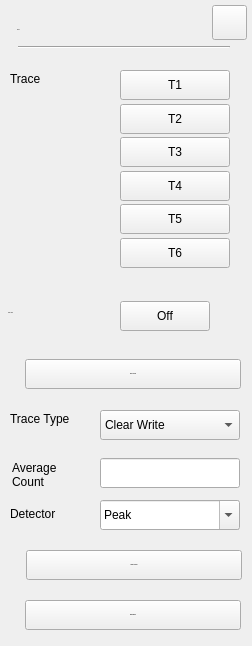
 <widget class="QWidget" name="RtSa_Dialog_TraceSetup">
  <property name="geometry">
   <rect>
    <x>0</x>
    <y>0</y>
    <width>252</width>
    <height>646</height>
   </rect>
  </property>
  <property name="windowTitle">
   <string>Form</string>
  </property>
  <property name="styleSheet">
   <string notr="true">#RtSa_Dialog_TraceSetup[status  = &quot;indoor&quot;]
#pb_TR1,
#pb_TR2,
#pb_TR3,
#pb_TR4,
#pb_TR5,
#pb_TR6
{
	font:75 13px &quot;Arial&quot;;
	font-weight:bold;
	text-align:left;
	padding-left:10px;
	color:rgb(131, 131, 131);
	border-style:flat;
background-image: url(:/rtsa/image/btn_mkr_nor.png);
}
#RtSa_Dialog_TraceSetup[status  = &quot;outdoor&quot;]
#pb_TR1,
#pb_TR2,
#pb_TR3,
#pb_TR4,
#pb_TR5,
#pb_TR6
{
	font:75 13px &quot;Arial&quot;;
	font-weight:bold;
	text-align:left;
	padding-left:10px;
	color:rgb(0, 0, 0);
	border-style:flat;
background-image: url(:/rtsa/image/outdoor/btn_mkr_nor.png);
}
#RtSa_Dialog_TraceSetup[status  = &quot;night&quot;]
#pb_TR1,
#pb_TR2,
#pb_TR3,
#pb_TR4,
#pb_TR5,
#pb_TR6
{
	font:75 13px &quot;Arial&quot;;
	font-weight:bold;
	text-align:left;
	padding-left:10px;
	color:rgb(131, 131, 131);
	border-style:flat;
background-image: url(:/rtsa/image/btn_mkr_nor.png);
}


#RtSa_Dialog_TraceSetup[status  = &quot;indoor&quot;]
#pb_TR1:checked,
#pb_TR2:checked,
#pb_TR3:checked,
#pb_TR4:checked,
#pb_TR5:checked,
#pb_TR6:checked
{
	color:rgb(87, 87, 87);
	background-image: url(:/rtsa/image/btn_mkr_click.png);
}

#RtSa_Dialog_TraceSetup[status  = &quot;outdoor&quot;]
#pb_TR1:checked,
#pb_TR2:checked,
#pb_TR3:checked,
#pb_TR4:checked,
#pb_TR5:checked,
#pb_TR6:checked
{
	color:rgb(87, 87, 87);
	background-image: url(:/rtsa/image/btn_mkr_click.png);
}


#RtSa_Dialog_TraceSetup[status  = &quot;night&quot;]
#pb_TR1:checked,
#pb_TR2:checked,
#pb_TR3:checked,
#pb_TR4:checked,
#pb_TR5:checked,
#pb_TR6:checked
{
	color:rgb(87, 87, 87);
	background-image: url(:/rtsa/image/btn_mkr_click.png);
}




/*******************indoor**********************/
#RtSa_Dialog_TraceSetup[status = &quot;indoor&quot;]
#widget
{
	background-color:rgba(211,211,211,0.9);
}
#RtSa_Dialog_TraceSetup[status = &quot;indoor&quot;]
#widget&gt;QLabel
{
	font: 75 13px &quot;Arial&quot;;
	color:rgba(46,46,46,1);
}
#RtSa_Dialog_TraceSetup[status = &quot;indoor&quot;]
#widget&gt;#lblTitle
{
	font: 75 20px &quot;Arial&quot;;
	color:rgba(46,46,46,1);
	line-height:23px;
	font-weight:bold;
}
#RtSa_Dialog_TraceSetup[status = &quot;indoor&quot;]
#line
{
	background-color:rgba(46,46,46,1);
}
#RtSa_Dialog_TraceSetup[status = &quot;indoor&quot;]
QComboBox
{
	font: 75 13px &quot;Arial&quot;;
	font-weight:bold;
	color:rgba(162, 115, 0, 1);
	padding:8px 23px 7px 10px;
	combobox-popup: 0;
	border-style:flat;
	background-image: url(:/rtsa/image/dropdown_normal.png);
}
#RtSa_Dialog_TraceSetup[status = &quot;indoor&quot;]
QComboBox:focus
{
	background-image: url(:/rtsa/image/dropdown_click.png);
	
}
#RtSa_Dialog_TraceSetup[status = &quot;indoor&quot;]
QComboBox::drop-down {
width:5px;	
border-style:flat;
}
#RtSa_Dialog_TraceSetup[status = &quot;indoor&quot;]
QComboBox QAbstractItemView{
   font: 75 14px &quot;Arial&quot;;
	color:rgba(0, 0, 0, 1);
	background:rgba(255,255,255,1);
 	outline:0px;
	border-style:solid;
	border-color:rgba(151, 151, 151, 1);
	border-width:1px;
}
#RtSa_Dialog_TraceSetup[status = &quot;indoor&quot;]
QAbstractItemView::item{
	padding-left:8px;
	width:140px;
	height:32px;
	border-style:flat;
}
#RtSa_Dialog_TraceSetup[status = &quot;indoor&quot;]
QComboBox QAbstractItemView::item:selected
{
 	color:rgba(240, 179, 29, 1); 
}
#RtSa_Dialog_TraceSetup[status = &quot;indoor&quot;]
#pb_toggle,
#RtSa_Dialog_TraceSetup[status = &quot;indoor&quot;]
#pb_toggle_Ave
{
	background-color:rgba(0,0,0,0);
	font: 75 13px &quot;Arial&quot;;
	font-weight:bold;
	padding:7px 17px 6px 36px;
	color:rgba(123, 123, 123, 1);
	border-image: url(:/rtsa/image/toggle_off.png);
}
#RtSa_Dialog_TraceSetup[status = &quot;indoor&quot;]
#pb_toggle:checked,
#RtSa_Dialog_TraceSetup[status = &quot;indoor&quot;]
#pb_toggle_Ave:checked
{
	padding:7px 44px 6px 25px;
	color:rgba(87, 87, 87, 1);
	border-image: url(:/rtsa/image/toggle_on.png);
}
#RtSa_Dialog_TraceSetup[status = &quot;indoor&quot;]
RtSa_LineEdit,
#RtSa_Dialog_TraceSetup[status = &quot;indoor&quot;]
RtSa_LineEdit:disable
{
	background:rgba(255,255,255,1);
	color:rgba(162, 115, 0,1);
	padding:8px 6px 7px 6px ;
	font: 75 13px &quot;Arial&quot;;
	font-weight:bold;
}
#RtSa_Dialog_TraceSetup[status = &quot;indoor&quot;]
RtSa_LineEdit:focus
{
	outline: none;
	border:2px solid rgba(162,115,0,1);
	padding:6px 6px 5px 8px ;
}
#RtSa_Dialog_TraceSetup[status = &quot;indoor&quot;]
#pb_traceAllOn
{	
	font: 75 13px &quot;Arial&quot;;
	font-weight:bold;
	color:rgb(255,255,255);
	border-style:flat;
	background-image: url(:/rtsa/image/btn_w216_nor.png);
}
#RtSa_Dialog_TraceSetup[status = &quot;indoor&quot;]
#pb_clearall,
#RtSa_Dialog_TraceSetup[status = &quot;indoor&quot;]
#pb_timeCursor
{	
	font: 75 13px &quot;Arial&quot;;
	font-weight:bold;
	color:rgb(255,255,255);
	border-style:flat;
	background-image: url(:/rtsa/image/btn_w216_nor.png);
}
#RtSa_Dialog_TraceSetup[status = &quot;indoor&quot;]
#pb_clearall:pressed,
#RtSa_Dialog_TraceSetup[status = &quot;indoor&quot;]
#pb_timeCursor:pressed
{	
	background-image: url(:/rtsa/image/btn_w216_click.png);
}
#RtSa_Dialog_TraceSetup[status = &quot;indoor&quot;]
#pb_traceAllOn:pressed,
#pb_clearall:pressed
{	
	background-image: url(:/rtsa/image/btn_w216_click.png);
}
/*******************outdoor**********************/
#RtSa_Dialog_TraceSetup[status = &quot;outdoor&quot;]
#widget
{
	background-color:rgba(211,211,211,0.9);
}
#RtSa_Dialog_TraceSetup[status = &quot;outdoor&quot;]
#widget&gt;QLabel
{
	font: 75 13px &quot;Arial&quot;;
	color:rgba(46,46,46,1);
}
#RtSa_Dialog_TraceSetup[status = &quot;outdoor&quot;]
#widget&gt;#lblTitle
{
	font: 75 20px &quot;Arial&quot;;
	color:rgba(46,46,46,1);
	line-height:23px;
	font-weight:bold;
}
#RtSa_Dialog_TraceSetup[status = &quot;outdoor&quot;]
#line
{
	background-color:rgba(46,46,46,1);
}
#RtSa_Dialog_TraceSetup[status = &quot;outdoor&quot;]
QComboBox
{
	font: 75 13px &quot;Arial&quot;;
	font-weight:bold;
	color:rgba(162, 115, 0, 1);
	padding:8px 23px 7px 10px;
	combobox-popup: 0;
	border-style:flat;
	background-image: url(:/rtsa/image/dropdown_normal.png);
}
#RtSa_Dialog_TraceSetup[status = &quot;outdoor&quot;]
QComboBox:focus
{
	background-image: url(:/rtsa/image/dropdown_click.png);
	
}
#RtSa_Dialog_TraceSetup[status = &quot;outdoor&quot;]
QComboBox::drop-down {
width:5px;	
border-style:flat;
}
#RtSa_Dialog_TraceSetup[status = &quot;outdoor&quot;]
QComboBox QAbstractItemView{
   font: 75 14px &quot;Arial&quot;;
	color:rgba(0, 0, 0, 1);
	background:rgba(255,255,255,1);
 	outline:0px;
	border-style:solid;
	border-color:rgba(151, 151, 151, 1);
	border-width:1px;
}
#RtSa_Dialog_TraceSetup[status = &quot;outdoor&quot;]
QAbstractItemView::item{
	padding-left:8px;
	width:140px;
	height:32px;
	border-style:flat;
}
#RtSa_Dialog_TraceSetup[status = &quot;outdoor&quot;]
QComboBox QAbstractItemView::item:selected
{
 	color:rgba(240, 179, 29, 1); 
}
#RtSa_Dialog_TraceSetup[status = &quot;outdoor&quot;]
#pb_toggle,
#pb_toggle_Ave
{
	background-color:rgba(0,0,0,0);
	font: 75 13px &quot;Arial&quot;;
	font-weight:bold;
	padding:7px 17px 6px 36px;
	color:rgba(123, 123, 123, 1);
	border-image: url(:/rtsa/image/toggle_off.png);
}
#RtSa_Dialog_TraceSetup[status = &quot;outdoor&quot;]
#pb_toggle:checked,
#pb_toggle_Ave:checked
{
	padding:7px 44px 6px 25px;
	color:rgba(87, 87, 87, 1);
	border-image: url(:/rtsa/image/toggle_on.png);
}
#RtSa_Dialog_TraceSetup[status = &quot;outdoor&quot;]
RtSa_LineEdit,
RtSa_LineEdit:disable
{
	background:rgba(255,255,255,1);
	color:rgba(162, 115, 0,1);
	padding:8px 6px 7px 6px ;
	font: 75 13px &quot;Arial&quot;;
	font-weight:bold;
}
#RtSa_Dialog_TraceSetup[status = &quot;outdoor&quot;]
RtSa_LineEdit:focus
{
	outline: none;
	border:2px solid rgba(162,115,0,1);
	padding:6px 6px 5px 8px ;
}
#RtSa_Dialog_TraceSetup[status = &quot;outdoor&quot;]
#pb_clearall,
#RtSa_Dialog_TraceSetup[status = &quot;outdoor&quot;]
#pb_timeCursor
{	
	font: 75 13px &quot;Arial&quot;;
	font-weight:bold;
	color:rgb(0,0,0);
	border-style:flat;
	background-image: url(:/rtsa/image/outdoor/btn_w216_nor.png);
}
#RtSa_Dialog_TraceSetup[status = &quot;outdoor&quot;]
#pb_traceAllOn
{	
	font: 75 13px &quot;Arial&quot;;
	font-weight:bold;
	color:rgb(0,0,0);
	border-style:flat;
	background-image: url(:/rtsa/image/outdoor/btn_w216_nor.png);
}
#RtSa_Dialog_TraceSetup[status = &quot;outdoor&quot;]
#pb_clearall:pressed,
#RtSa_Dialog_TraceSetup[status = &quot;outdoor&quot;]
#pb_timeCursor:pressed
{	
	background-image: url(:/rtsa/image/btn_w216_click.png);
}
#RtSa_Dialog_TraceSetup[status = &quot;outdoor&quot;]
#pb_traceAllOn:pressed
{	
	background-image: url(:/rtsa/image/btn_w216_click.png);
}

/*******************night**********************/
#RtSa_Dialog_TraceSetup[status = &quot;night&quot;]
#widget
{
	background-color:rgba(208,182,139,0.9);
}
#RtSa_Dialog_TraceSetup[status = &quot;night&quot;]
#widget&gt;QLabel
{
	font: 75 13px &quot;Arial&quot;;
	color:rgba(46,46,46,1);
}
#RtSa_Dialog_TraceSetup[status = &quot;night&quot;]
#widget&gt;#lblTitle
{
	font: 75 20px &quot;Arial&quot;;
	color:rgba(46,46,46,1);
	line-height:23px;
	font-weight:bold;
}
#RtSa_Dialog_TraceSetup[status = &quot;night&quot;]
#line
{
	background-color:rgba(46,46,46,1);
}
#RtSa_Dialog_TraceSetup[status = &quot;night&quot;]
QComboBox
{
	font: 75 13px &quot;Arial&quot;;
	font-weight:bold;
    background-color:rgba(251,220,167,0.60);
    color:rgba(159,98,0,1);
	padding:8px 23px 7px 10px;
	combobox-popup: 0;
	border-style:flat;
	background-image: url(:/rtsa/image/night/dropdown_normal.png);
}
#RtSa_Dialog_TraceSetup[status = &quot;night&quot;]
QComboBox:focus
{
	background-color:rgba(251,220,167,0.60);
	background-image: url(:/rtsa/image/dropdown_click.png);
}
#RtSa_Dialog_TraceSetup[status = &quot;night&quot;]
QComboBox::drop-down {
	width: 0px;	
	border-style:flat;
}
#RtSa_Dialog_TraceSetup[status = &quot;night&quot;]
QComboBox QAbstractItemView{
   font: 75 14px &quot;Arial&quot;;
	color:rgba(0, 0, 0, 1);
	background-color:#FBDBA7;
 	outline:0px;
	border-style:solid;
	border-color:rgba(151, 151, 151, 1);
	border-width:1px;
}
#RtSa_Dialog_TraceSetup[status = &quot;night&quot;]
QAbstractItemView::item{
	padding-left:8px;
	width:140px;
	height:32px;
	border-style:flat;
}
#RtSa_Dialog_TraceSetup[status = &quot;night&quot;]
QComboBox QAbstractItemView::item:selected
{
 	color:rgba(159,98,0,1);
}
#RtSa_Dialog_TraceSetup[status = &quot;night&quot;]
#pb_toggle,
#pb_toggle_Ave
{
	background-color:rgba(0,0,0,0);
	font: 75 13px &quot;Arial&quot;;
	font-weight:bold;
	padding:7px 17px 6px 36px;
	color:rgba(123, 123, 123, 1);
	border-image: url(:/rtsa/image/toggle_off.png);
}
#RtSa_Dialog_TraceSetup[status = &quot;night&quot;]
#pb_toggle:checked,
#pb_toggle_Ave:checked
{
	padding:7px 44px 6px 25px;
	color:rgba(87, 87, 87, 1);
	border-image: url(:/rtsa/image/toggle_on.png);
}
#RtSa_Dialog_TraceSetup[status = &quot;night&quot;]
RtSa_LineEdit
{
	background: rgba(251,220,167,0.60);
   color:rgba(159,98,0,1);
	padding:8px 8px 7px 10px ;
	font: 75 13px &quot;Arial&quot;;
	font-weight:bold;
}
#RtSa_Dialog_TraceSetup[status = &quot;night&quot;]
RtSa_LineEdit:disable
{
    color:rgba(133,133,133,0.6);
}
#RtSa_Dialog_TraceSetup[status = &quot;night&quot;]
RtSa_LineEdit:focus
{
	outline: none;
	border:2px solid rgba(162,115,0,1);
}
#RtSa_Dialog_TraceSetup[status = &quot;night&quot;]
#pb_traceAllOn
{	
	font: 75 13px &quot;Arial&quot;;
	font-weight:bold;
	color: #FBDBA7;
	border-style:flat;
	background-image: url(:/rtsa/image/btn_w216_nor.png);
}
#RtSa_Dialog_TraceSetup[status = &quot;night&quot;]
#pb_clearall,
#RtSa_Dialog_TraceSetup[status = &quot;night&quot;]
#pb_timeCursor
{	
	font: 75 13px &quot;Arial&quot;;
	font-weight:bold;
	color: #FBDBA7;
	border-style:flat;
	background-image: url(:/rtsa/image/btn_w216_nor.png);
}
#RtSa_Dialog_TraceSetup[status = &quot;night&quot;]
#pb_clearall:pressed,
#RtSa_Dialog_TraceSetup[status = &quot;night&quot;]
#pb_timeCursor:pressed
{	
	background-image: url(:/rtsa/image/btn_w216_click.png);
}
#RtSa_Dialog_TraceSetup[status = &quot;night&quot;]
#pb_traceAllOn:pressed
{
	background-image: url(:/rtsa/image/btn_w216_click.png);

}</string>
  </property>
  <property name="status" stdset="0">
   <string>night</string>
  </property>
  <widget class="QWidget" name="widget" native="true">
   <property name="geometry">
    <rect>
     <x>0</x>
     <y>0</y>
     <width>271</width>
     <height>646</height>
    </rect>
   </property>
   <property name="styleSheet">
    <string notr="true"/>
   </property>
   <widget class="QPushButton" name="pb_TR1">
    <property name="geometry">
     <rect>
      <x>120</x>
      <y>70</y>
      <width>110</width>
      <height>30</height>
     </rect>
    </property>
    <property name="text">
     <string>T1</string>
    </property>
    <property name="checkable">
     <bool>true</bool>
    </property>
    <attribute name="buttonGroup">
     <string notr="true">TraceSelectGroup</string>
    </attribute>
   </widget>
   <widget class="QPushButton" name="pb_TR2">
    <property name="geometry">
     <rect>
      <x>120</x>
      <y>104</y>
      <width>110</width>
      <height>30</height>
     </rect>
    </property>
    <property name="styleSheet">
     <string notr="true">#RtSa_Dialog_TraceSetup[status  = &quot;indoor&quot;]
QPushButton
{
	font:75 13px &quot;Arial&quot;;
	font-weight:bold;
	text-align:left;
	padding-left:10px;
	color:rgb(131, 131, 131);
	border-style:flat;
background-image: url(:/rtsa/image/btn_mkr_nor.png);
}
#RtSa_Dialog_TraceSetup[status  = &quot;outdoor&quot;]
QPushButton
{
	font:75 13px &quot;Arial&quot;;
	font-weight:bold;
	text-align:left;
	padding-left:10px;
	color:rgb(0, 0, 0);
	border-style:flat;
background-image: url(:/rtsa/image/outdoor/btn_mkr_nor.png);
}
#RtSa_Dialog_TraceSetup[status  = &quot;night&quot;]
QPushButton
{
	font:75 13px &quot;Arial&quot;;
	font-weight:bold;
	text-align:left;
	padding-left:10px;
	color:rgb(131, 131, 131);
	border-style:flat;
background-image: url(:/rtsa/image/btn_mkr_nor.png);
}


#RtSa_Dialog_TraceSetup[status  = &quot;indoor&quot;]
QPushButton:checked
{
	color:rgb(87, 87, 87);
	background-image: url(:/rtsa/image/btn_mkr_click.png);
}
#RtSa_Dialog_TraceSetup[status  = &quot;outdoor&quot;]
QPushButton:checked
{
	color:rgb(87, 87, 87);
	background-image: url(:/rtsa/image/btn_mkr_click.png);
}
#RtSa_Dialog_TraceSetup[status  = &quot;night&quot;]
QPushButton:checked
{
	color:rgb(87, 87, 87);
	background-image: url(:/rtsa/image/btn_mkr_click.png);
}
</string>
    </property>
    <property name="text">
     <string>T2</string>
    </property>
    <property name="checkable">
     <bool>true</bool>
    </property>
    <attribute name="buttonGroup">
     <string notr="true">TraceSelectGroup</string>
    </attribute>
   </widget>
   <widget class="QPushButton" name="pb_TR3">
    <property name="geometry">
     <rect>
      <x>120</x>
      <y>137</y>
      <width>110</width>
      <height>30</height>
     </rect>
    </property>
    <property name="styleSheet">
     <string notr="true">#RtSa_Dialog_TraceSetup[status  = &quot;indoor&quot;]
QPushButton
{
	font:75 13px &quot;Arial&quot;;
	font-weight:bold;
	text-align:left;
	padding-left:10px;
	color:rgb(131, 131, 131);
	border-style:flat;
background-image: url(:/rtsa/image/btn_mkr_nor.png);
}
#RtSa_Dialog_TraceSetup[status  = &quot;outdoor&quot;]
QPushButton
{
	font:75 13px &quot;Arial&quot;;
	font-weight:bold;
	text-align:left;
	padding-left:10px;
	color:rgb(0, 0, 0);
	border-style:flat;
background-image: url(:/rtsa/image/outdoor/btn_mkr_nor.png);
}
#RtSa_Dialog_TraceSetup[status  = &quot;night&quot;]
QPushButton
{
	font:75 13px &quot;Arial&quot;;
	font-weight:bold;
	text-align:left;
	padding-left:10px;
	color:rgb(131, 131, 131);
	border-style:flat;
background-image: url(:/rtsa/image/btn_mkr_nor.png);

}


#RtSa_Dialog_TraceSetup[status  = &quot;indoor&quot;]
QPushButton:checked
{
	color:rgb(87, 87, 87);
	background-image: url(:/rtsa/image/btn_mkr_click.png);
}

#RtSa_Dialog_TraceSetup[status  = &quot;outdoor&quot;]
QPushButton:checked
{
	color:rgb(87, 87, 87);
	background-image: url(:/rtsa/image/btn_mkr_click.png);
}

#RtSa_Dialog_TraceSetup[status  = &quot;night&quot;]
QPushButton:checked
{
	color:rgb(87, 87, 87);
	background-image: url(:/rtsa/image/btn_mkr_click.png);
}

</string>
    </property>
    <property name="text">
     <string>T3</string>
    </property>
    <property name="checkable">
     <bool>true</bool>
    </property>
    <attribute name="buttonGroup">
     <string notr="true">TraceSelectGroup</string>
    </attribute>
   </widget>
   <widget class="QPushButton" name="pb_TR4">
    <property name="geometry">
     <rect>
      <x>120</x>
      <y>171</y>
      <width>110</width>
      <height>30</height>
     </rect>
    </property>
    <property name="styleSheet">
     <string notr="true">#RtSa_Dialog_TraceSetup[status  = &quot;indoor&quot;]
QPushButton
{
	font:75 13px &quot;Arial&quot;;
	font-weight:bold;
	text-align:left;
	padding-left:10px;
	color:rgb(131, 131, 131);
	border-style:flat;
background-image: url(:/rtsa/image/btn_mkr_nor.png);
}
#RtSa_Dialog_TraceSetup[status  = &quot;outdoor&quot;]
QPushButton
{
	font:75 13px &quot;Arial&quot;;
	font-weight:bold;
	text-align:left;
	padding-left:10px;
	color:rgb(0, 0, 0);
	border-style:flat;
background-image: url(:/rtsa/image/outdoor/btn_mkr_nor.png);
}
#RtSa_Dialog_TraceSetup[status  = &quot;night&quot;]
QPushButton
{
	font:75 13px &quot;Arial&quot;;
	font-weight:bold;
	text-align:left;
	padding-left:10px;
	color:rgb(131, 131, 131);
	border-style:flat;
background-image: url(:/rtsa/image/btn_mkr_nor.png);

}


#RtSa_Dialog_TraceSetup[status  = &quot;indoor&quot;]
QPushButton:checked
{
	color:rgb(87, 87, 87);
	background-image: url(:/rtsa/image/btn_mkr_click.png);
}
#RtSa_Dialog_TraceSetup[status  = &quot;outdoor&quot;]
QPushButton:checked
{
	color:rgb(87, 87, 87);
	background-image: url(:/rtsa/image/btn_mkr_click.png);
}

#RtSa_Dialog_TraceSetup[status  = &quot;night&quot;]
QPushButton:checked
{
	color:rgb(87, 87, 87);
	background-image: url(:/rtsa/image/btn_mkr_click.png);
}
</string>
    </property>
    <property name="text">
     <string>T4</string>
    </property>
    <property name="checkable">
     <bool>true</bool>
    </property>
    <attribute name="buttonGroup">
     <string notr="true">TraceSelectGroup</string>
    </attribute>
   </widget>
   <widget class="QPushButton" name="pb_TR5">
    <property name="geometry">
     <rect>
      <x>120</x>
      <y>204</y>
      <width>110</width>
      <height>30</height>
     </rect>
    </property>
    <property name="styleSheet">
     <string notr="true">#RtSa_Dialog_TraceSetup[status  = &quot;indoor&quot;]
QPushButton
{
	font:75 13px &quot;Arial&quot;;
	font-weight:bold;
	text-align:left;
	padding-left:10px;
	color:rgb(131, 131, 131);
	border-style:flat;
background-image: url(:/rtsa/image/btn_mkr_nor.png);
}
#RtSa_Dialog_TraceSetup[status  = &quot;outdoor&quot;]
QPushButton
{
	font:75 13px &quot;Arial&quot;;
	font-weight:bold;
	text-align:left;
	padding-left:10px;
	color:rgb(0, 0, 0);
	border-style:flat;
background-image: url(:/rtsa/image/outdoor/btn_mkr_nor.png);
}
#RtSa_Dialog_TraceSetup[status  = &quot;night&quot;]
QPushButton
{
	font:75 13px &quot;Arial&quot;;
	font-weight:bold;
	text-align:left;
	padding-left:10px;
	color:rgb(131, 131, 131);
	border-style:flat;
background-image: url(:/rtsa/image/btn_mkr_nor.png);

}


#RtSa_Dialog_TraceSetup[status  = &quot;indoor&quot;]
QPushButton:checked
{
	color:rgb(87, 87, 87);
	background-image: url(:/rtsa/image/btn_mkr_click.png);
}

#RtSa_Dialog_TraceSetup[status  = &quot;outdoor&quot;]
QPushButton:checked
{
	color:rgb(87, 87, 87);
	background-image: url(:/rtsa/image/btn_mkr_click.png);
}

#RtSa_Dialog_TraceSetup[status  = &quot;night&quot;]
QPushButton:checked
{
	color:rgb(87, 87, 87);
	background-image: url(:/rtsa/image/btn_mkr_click.png);
}</string>
    </property>
    <property name="text">
     <string>T5</string>
    </property>
    <property name="checkable">
     <bool>true</bool>
    </property>
    <attribute name="buttonGroup">
     <string notr="true">TraceSelectGroup</string>
    </attribute>
   </widget>
   <widget class="QPushButton" name="pb_TR6">
    <property name="geometry">
     <rect>
      <x>120</x>
      <y>238</y>
      <width>110</width>
      <height>30</height>
     </rect>
    </property>
    <property name="styleSheet">
     <string notr="true">#RtSa_Dialog_TraceSetup[status  = &quot;indoor&quot;]
QPushButton
{
	font:75 13px &quot;Arial&quot;;
	font-weight:bold;
	text-align:left;
	padding-left:10px;
	color:rgb(131, 131, 131);
	border-style:flat;
background-image: url(:/rtsa/image/btn_mkr_nor.png);
}
#RtSa_Dialog_TraceSetup[status  = &quot;outdoor&quot;]
QPushButton
{
	font:75 13px &quot;Arial&quot;;
	font-weight:bold;
	text-align:left;
	padding-left:10px;
	color:rgb(0, 0, 0);
	border-style:flat;
background-image: url(:/rtsa/image/outdoor/btn_mkr_nor.png);
}
#RtSa_Dialog_TraceSetup[status  = &quot;night&quot;]
QPushButton
{
	font:75 13px &quot;Arial&quot;;
	font-weight:bold;
	text-align:left;
	padding-left:10px;
	color:rgb(131, 131, 131);
	border-style:flat;
background-image: url(:/rtsa/image/btn_mkr_nor.png);

}


#RtSa_Dialog_TraceSetup[status  = &quot;indoor&quot;]
QPushButton:checked
{
	color:rgb(87, 87, 87);
	background-image: url(:/rtsa/image/btn_mkr_click.png);
}

#RtSa_Dialog_TraceSetup[status  = &quot;outdoor&quot;]
QPushButton:checked
{
	color:rgb(87, 87, 87);
	background-image: url(:/rtsa/image/btn_mkr_click.png);
}

#RtSa_Dialog_TraceSetup[status  = &quot;night&quot;]
QPushButton:checked
{
	color:rgb(87, 87, 87);
	background-image: url(:/rtsa/image/btn_mkr_click.png);
}
</string>
    </property>
    <property name="text">
     <string>T6</string>
    </property>
    <property name="checkable">
     <bool>true</bool>
    </property>
    <attribute name="buttonGroup">
     <string notr="true">TraceSelectGroup</string>
    </attribute>
   </widget>
   <widget class="QPushButton" name="pb_cancel">
    <property name="geometry">
     <rect>
      <x>212</x>
      <y>5</y>
      <width>35</width>
      <height>35</height>
     </rect>
    </property>
    <property name="styleSheet">
     <string notr="true">#RtSa_Dialog_TraceSetup[status = &quot;indoor&quot;]
#pb_cancel
{
	color:rgba(123, 123, 123,1);
	font: 75 13px &quot;Arial&quot;;
	border-style:flat;
	font-weight:bold;
background-color:rgba(0,0,0,0);
background-image: url(:/rtsa/image/btn_close_normal.png);
}
#RtSa_Dialog_TraceSetup[status = &quot;indoor&quot;]
#pb_cancel:pressed
{
	color:rgba(123, 123, 123,1);
	font: 75 13px &quot;Arial&quot;;
	border-style:flat;
	font-weight:bold;
background-image: url(:/rtsa/image/btn_close_click.png);
}

#RtSa_Dialog_TraceSetup[status = &quot;outdoor&quot;]
#pb_cancel
{
	color:rgba(123, 123, 123,1);
	font: 75 13px &quot;Arial&quot;;
	border-style:flat;
	font-weight:bold;
background-color:rgba(0,0,0,0);
background-image: url(:/rtsa/image/btn_close_normal.png);
}
#RtSa_Dialog_TraceSetup[status = &quot;outdoor&quot;]
#pb_cancel:pressed
{
	color:rgba(123, 123, 123,1);
	font: 75 13px &quot;Arial&quot;;
	border-style:flat;
	font-weight:bold;
background-image: url(:/rtsa/image/btn_close_click.png);
}

#RtSa_Dialog_TraceSetup[status = &quot;night&quot;]
#pb_cancel
{
	color:rgba(123, 123, 123,1);
	font: 75 13px &quot;Arial&quot;;
	border-style:flat;
	font-weight:bold;
background-color:rgba(0,0,0,0);
border-image: url(:/rtsa/image/night/btn_close_normal.png);
}
#RtSa_Dialog_TraceSetup[status = &quot;night&quot;]
#pb_cancel:pressed
{
	color:rgba(123, 123, 123,1);
	font: 75 13px &quot;Arial&quot;;
	border-style:flat;
	font-weight:bold;
border-image: url(:/rtsa/image/night/btn_close_click.png);
}</string>
    </property>
    <property name="text">
     <string/>
    </property>
   </widget>
   <widget class="Line" name="line">
    <property name="geometry">
     <rect>
      <x>18</x>
      <y>46</y>
      <width>212</width>
      <height>2</height>
     </rect>
    </property>
    <property name="orientation">
     <enum>Qt::Horizontal</enum>
    </property>
   </widget>
   <widget class="QLabel" name="lblTitle">
    <property name="geometry">
     <rect>
      <x>17</x>
      <y>19</y>
      <width>102</width>
      <height>22</height>
     </rect>
    </property>
    <property name="font">
     <font>
      <family>Arial</family>
      <pointsize>-1</pointsize>
      <weight>75</weight>
      <italic>false</italic>
      <bold>true</bold>
     </font>
    </property>
    <property name="styleSheet">
     <string notr="true">#lblTitle
{
	font: 75 20px &quot;Arial&quot;;
	color:rgba(46,46,46,1);
	line-height:13px;
	font-weight:bold;
}</string>
    </property>
    <property name="text">
     <string>Trace</string>
    </property>
   </widget>
   <widget class="RtSa_CombBox" name="pb_Detector">
    <property name="geometry">
     <rect>
      <x>100</x>
      <y>500</y>
      <width>140</width>
      <height>30</height>
     </rect>
    </property>
    <property name="styleSheet">
     <string notr="true">/*
QComboBox
{
	font: 75 13px &quot;Arial&quot;;
	font-weight:bold;
	color:rgba(162, 115, 0, 1);
	padding:8px 10px 7px 5px;
	combobox-popup: 0;
	border-style:flat;
	background-image: url(:/rtsa/image/dropdown_normal.png);
}
QComboBox:focus
{
	background-image: url(:/rtsa/image/dropdown_click.png);
	
}

QComboBox::drop-down {
width:30px;	
border-style:flat;
}


QComboBox QAbstractItemView{
   font: 75 14px &quot;Arial&quot;;
	color:rgba(0, 0, 0, 1);
	background:rgba(255,255,255,1);
 outline:0px;
}
QAbstractItemView::item{
	padding-left:8px;
	width:140px;
	height:33px;
	border-style:flat;
}

QComboBox QAbstractItemView::item:selected
{
 	color:rgba(240, 179, 29, 1); 
}
*/</string>
    </property>
    <property name="editable">
     <bool>true</bool>
    </property>
    <property name="maxVisibleItems">
     <number>5</number>
    </property>
    <item>
     <property name="text">
      <string>Peak</string>
     </property>
    </item>
    <item>
     <property name="text">
      <string>Negative Peak</string>
     </property>
    </item>
    <item>
     <property name="text">
      <string>Sample</string>
     </property>
    </item>
    <item>
     <property name="text">
      <string>Average</string>
     </property>
    </item>
   </widget>
   <widget class="QLabel" name="label">
    <property name="geometry">
     <rect>
      <x>10</x>
      <y>505</y>
      <width>67</width>
      <height>17</height>
     </rect>
    </property>
    <property name="text">
     <string>Detector</string>
    </property>
   </widget>
   <widget class="QLabel" name="label_2">
    <property name="geometry">
     <rect>
      <x>10</x>
      <y>410</y>
      <width>91</width>
      <height>17</height>
     </rect>
    </property>
    <property name="text">
     <string>Trace Type</string>
    </property>
   </widget>
   <widget class="QLabel" name="label_3">
    <property name="geometry">
     <rect>
      <x>10</x>
      <y>70</y>
      <width>91</width>
      <height>17</height>
     </rect>
    </property>
    <property name="text">
     <string>Trace</string>
    </property>
   </widget>
   <widget class="RtSa_CombBox" name="pb_TraceType">
    <property name="geometry">
     <rect>
      <x>100</x>
      <y>410</y>
      <width>140</width>
      <height>30</height>
     </rect>
    </property>
    <property name="styleSheet">
     <string notr="true">/*
QComboBox
{
	font: 75 13px &quot;Arial&quot;;
	font-weight:bold;
	color:rgba(162, 115, 0, 1);
	padding:8px 23px 7px 10px;
	combobox-popup: 0;
	border-style:flat;
	background-image: url(:/rtsa/image/dropdown_normal.png);
}
QComboBox:focus
{
	background-image: url(:/rtsa/image/dropdown_click.png);
	
}

QComboBox::drop-down {
width:30px;	
border-style:flat;
}


QComboBox QAbstractItemView{
   font: 75 14px &quot;Arial&quot;;
	color:rgba(0, 0, 0, 1);
	background:rgba(255,255,255,1);
 outline:0px;
}
QAbstractItemView::item{
	padding-left:8px;
	width:140px;
	height:33px;
	border-style:flat;
}

QComboBox QAbstractItemView::item:selected
{
 	color:rgba(240, 179, 29, 1); 
}
*/</string>
    </property>
    <property name="maxVisibleItems">
     <number>5</number>
    </property>
    <item>
     <property name="text">
      <string>Clear Write</string>
     </property>
    </item>
    <item>
     <property name="text">
      <string>Max Hold</string>
     </property>
    </item>
    <item>
     <property name="text">
      <string>Min Hold</string>
     </property>
    </item>
    <item>
     <property name="text">
      <string>View</string>
     </property>
    </item>
    <item>
     <property name="text">
      <string>Average</string>
     </property>
    </item>
   </widget>
   <widget class="QPushButton" name="pb_toggle">
    <property name="geometry">
     <rect>
      <x>120</x>
      <y>301</y>
      <width>90</width>
      <height>30</height>
     </rect>
    </property>
    <property name="focusPolicy">
     <enum>Qt::NoFocus</enum>
    </property>
    <property name="styleSheet">
     <string notr="true"/>
    </property>
    <property name="text">
     <string>Off</string>
    </property>
    <property name="checkable">
     <bool>true</bool>
    </property>
   </widget>
   <widget class="QLabel" name="label_6">
    <property name="geometry">
     <rect>
      <x>12</x>
      <y>459</y>
      <width>71</width>
      <height>31</height>
     </rect>
    </property>
    <property name="text">
     <string>Average
Count</string>
    </property>
   </widget>
   <widget class="RtSa_LineEdit" name="averageEdit">
    <property name="geometry">
     <rect>
      <x>100</x>
      <y>458</y>
      <width>140</width>
      <height>30</height>
     </rect>
    </property>
    <property name="text">
     <string/>
    </property>
    <property name="readOnly">
     <bool>true</bool>
    </property>
   </widget>
   <widget class="QPushButton" name="pb_clearall">
    <property name="geometry">
     <rect>
      <x>26</x>
      <y>550</y>
      <width>216</width>
      <height>30</height>
     </rect>
    </property>
    <property name="font">
     <font>
      <family>Arial</family>
      <pointsize>-1</pointsize>
      <weight>75</weight>
      <italic>false</italic>
      <bold>true</bold>
     </font>
    </property>
    <property name="focusPolicy">
     <enum>Qt::NoFocus</enum>
    </property>
    <property name="text">
     <string>Trace All Clear</string>
    </property>
   </widget>
   <widget class="QPushButton" name="pb_traceAllOn">
    <property name="geometry">
     <rect>
      <x>25</x>
      <y>359</y>
      <width>216</width>
      <height>30</height>
     </rect>
    </property>
    <property name="font">
     <font>
      <family>Arial</family>
      <pointsize>-1</pointsize>
      <weight>75</weight>
      <italic>false</italic>
      <bold>true</bold>
     </font>
    </property>
    <property name="focusPolicy">
     <enum>Qt::NoFocus</enum>
    </property>
    <property name="text">
     <string>Trace  All On</string>
    </property>
   </widget>
   <widget class="QLabel" name="label_10">
    <property name="geometry">
     <rect>
      <x>8</x>
      <y>298</y>
      <width>81</width>
      <height>30</height>
     </rect>
    </property>
    <property name="font">
     <font>
      <family>Arial</family>
      <pointsize>-1</pointsize>
      <weight>9</weight>
      <italic>false</italic>
      <bold>false</bold>
     </font>
    </property>
    <property name="text">
     <string>Trace View</string>
    </property>
   </widget>
   <widget class="QPushButton" name="pb_timeCursor">
    <property name="geometry">
     <rect>
      <x>25</x>
      <y>600</y>
      <width>216</width>
      <height>30</height>
     </rect>
    </property>
    <property name="font">
     <font>
      <family>Arial</family>
      <pointsize>-1</pointsize>
      <weight>75</weight>
      <italic>false</italic>
      <bold>true</bold>
     </font>
    </property>
    <property name="focusPolicy">
     <enum>Qt::NoFocus</enum>
    </property>
    <property name="text">
     <string>Time Cursor</string>
    </property>
   </widget>
  </widget>
 </widget>
